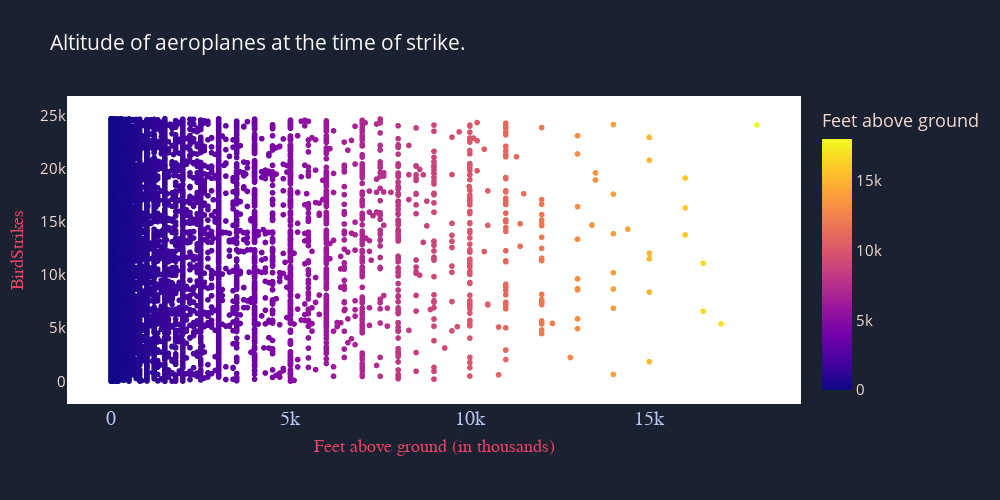

Write notebook code for a chart like this one.
### Markdown cell above
# ● Altitude of aeroplanes at the time of strike

### Code cell
# use Year_dict keys and values in dict. Top10US
Altitude ={'Feet above ground':BirdStrike['Feet above ground'],'BirdStrike':[i for i in range(len(BirdStrike['Feet above ground']))] }

# Create bar chart with Plotly Express
fig = px.scatter(Altitude,height=600,x='Feet above ground',y='BirdStrike', color='Feet above ground',title='Altitude of aeroplanes at the time of strike.')

# Update the layout to change the font of the x-axis label
fig.update_xaxes(title_text="Feet above ground (in thousands)", title_font=dict(family="Arial", size=18, color="#EE4266"),tickfont=dict(
        family="sans-serif",
        size=20,
        color="#B7C9F2"  ,
    # Change the color of the x-axis category labels
    ))


# Update the layout to change the font of the x-axis label
fig.update_yaxes(title_text="BirdStrikes", title_font=dict(family="Arial", size=18, color="#EE4266" ))



# Update outer layout
fig.update_layout(width=1000,
    height=500,legend_borderwidth=10,margin=dict(
        l=50,
        r=50,
        b=100,
        t=100,
        pad=4
    ),font=dict(color='#F5DAD2'),paper_bgcolor = '#1A2130',legend_bgcolor='#FFDB00',title_font_color="#F9F5F6",plot_bgcolor = 'rgba(255, 255,255, 200)',legend_title_font_color='rgba(1, 1, 50, 222)',hoverlabel_grouptitlefont_color='#FF8F00'
                  ,font_size=15)



fig.show()

### Figure 1 — Plotly figure (JSON) as saved in the notebook; plotly's stock layout.template omitted (floating-point values rounded to 4 significant figures; data arrays with more than 128 entries replaced by an {"elided": "..."} marker saying what was removed)
{"data": [{"hovertemplate": "Feet above ground=%{marker.color}<br>BirdStrike=%{y}<extra></extra>", "legendgroup": "", "marker": {"color": {"elided": "24747 int values"}, "coloraxis": "coloraxis", "symbol": "circle"}, "mode": "markers", "name": "", "showlegend": false, "type": "scattergl", "x": {"elided": "24747 int values"}, "xaxis": "x", "y": {"elided": "24747 int values"}, "yaxis": "y"}], "layout": {"coloraxis": {"colorbar": {"title": {"text": "Feet above ground"}}, "colorscale": [[0, "#0d0887"], [0.1111, "#46039f"], [0.2222, "#7201a8"], [0.3333, "#9c179e"], [0.4444, "#bd3786"], [0.5556, "#d8576b"], [0.6667, "#ed7953"], [0.7778, "#fb9f3a"], [0.8889, "#fdca26"], [1, "#f0f921"]]}, "font": {"color": "#F5DAD2", "size": 15}, "height": 500, "hoverlabel": {"grouptitlefont": {"color": "#FF8F00"}}, "legend": {"bgcolor": "#FFDB00", "borderwidth": 10, "title": {"font": {"color": "rgba(1, 1, 50, 222)"}}, "tracegroupgap": 0}, "margin": {"b": 100, "l": 50, "pad": 4, "r": 50, "t": 100}, "paper_bgcolor": "#1A2130", "plot_bgcolor": "rgba(255, 255,255, 200)", "title": {"font": {"color": "#F9F5F6"}, "text": "Altitude of aeroplanes at the time of strike."}, "width": 1000, "xaxis": {"anchor": "y", "autorange": true, "domain": [0, 1], "range": [-1118.0, 19120.0], "tickfont": {"color": "#B7C9F2", "family": "sans-serif", "size": 20}, "title": {"font": {"color": "#EE4266", "family": "Arial", "size": 18}, "text": "Feet above ground (in thousands)"}, "type": "linear"}, "yaxis": {"anchor": "x", "autorange": true, "domain": [0, 1], "range": [-1768.0, 26510.0], "title": {"font": {"color": "#EE4266", "family": "Arial", "size": 18}, "text": "BirdStrikes"}, "type": "linear"}}}
